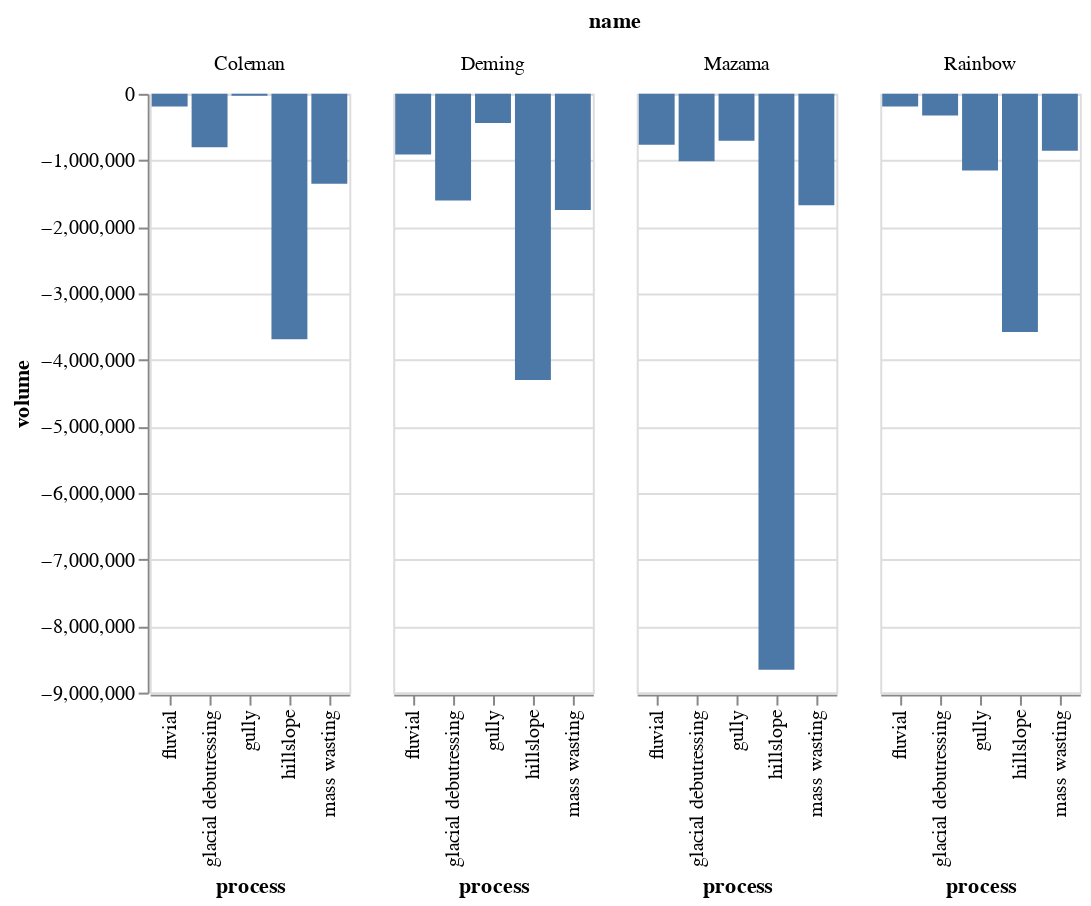

Source (notebook cell):
### Code cell
src = process_thresh_neg_dv_df_by_valley[process_thresh_neg_dv_df_by_valley.name.isin(['Mazama', 'Coleman', 'Rainbow', 'Deming'])]
alt.Chart(src.drop(columns='index')).transform_filter(alt.datum.bounding==True).mark_bar().encode(
    alt.X('process:O'),
    alt.Y("volume:Q"),
    alt.Facet("name:O")
)

### Figure 1 — Vega-Lite specification as saved in the notebook (floating-point values rounded to 4 significant figures)
{"config": {"view": {"continuousWidth": 400, "continuousHeight": 300}}, "data": {"name": "data-09656b823a80eea53f79238f59987784"}, "mark": "bar", "encoding": {"facet": {"field": "name", "type": "ordinal"}, "x": {"field": "process", "type": "ordinal"}, "y": {"field": "volume", "type": "quantitative"}}, "transform": [{"filter": "(datum.bounding === true)"}], "$schema": "https://vega.github.io/schema/vega-lite/v4.17.0.json", "datasets": {"data-09656b823a80eea53f79238f59987784": [{"dh": -7.6, "area": 95320.0, "volume": -724400.0, "process": "gully", "bounding": false, "name": "Rainbow", "n_pixels": 23830.0, "volumetric_uncertainty": 113700.0, "start_time": "1947-09-14T00:00:00", "end_time": "1977-09-27T00:00:00", "time_difference_years": 30, "Annual Mass Wasted": -24150.0, "Upper CI": -20360.0, "Lower CI": -27940.0, "Average Date": "1962-09-21T00:00:00"}, {"dh": -5.07, "area": 95320.0, "volume": -483300.0, "process": "gully", "bounding": false, "name": "Rainbow", "n_pixels": 23830.0, "volumetric_uncertainty": 7326.0, "start_time": "1977-09-27T00:00:00", "end_time": "2015-09-01T00:00:00", "time_difference_years": 38, "Annual Mass Wasted": -12720.0, "Upper CI": -12530.0, "Lower CI": -12910.0, "Average Date": "1996-09-14T00:00:00"}, {"dh": -11.48, "area": 100500.0, "volume": -1154000.0, "process": "gully", "bounding": true, "name": "Rainbow", "n_pixels": 25130.0, "volumetric_uncertainty": 59920.0, "start_time": "1947-09-14T00:00:00", "end_time": "2015-09-01T00:00:00", "time_difference_years": 68, "Annual Mass Wasted": -16970.0, "Upper CI": -16090.0, "Lower CI": -17850.0, "Average Date": "1981-09-07T00:00:00"}, {"dh": -20.98, "area": 37720.0, "volume": -791300.0, "process": "mass wasting", "bounding": false, "name": "Rainbow", "n_pixels": 9429.0, "volumetric_uncertainty": 47400.0, "start_time": "1947-09-14T00:00:00", "end_time": "1977-09-27T00:00:00", "time_difference_years": 30, "Annual Mass Wasted": -26380.0, "Upper CI": -24800.0, "Lower CI": -27960.0, "Average Date": "1962-09-21T00:00:00"}, {"dh": -1.391, "area": 37720.0, "volume": -52470.0, "process": "mass wasting", "bounding": false, "name": "Rainbow", "n_pixels": 9429.0, "volumetric_uncertainty": 4443.0, "start_time": "1977-09-27T00:00:00", "end_time": "2015-09-01T00:00:00", "time_difference_years": 38, "Annual Mass Wasted": -1381.0, "Upper CI": -1264.0, "Lower CI": -1498.0, "Average Date": "1996-09-14T00:00:00"}, {"dh": -20.16, "area": 42410.0, "volume": -855100.0, "process": "mass wasting", "bounding": true, "name": "Rainbow", "n_pixels": 10600.0, "volumetric_uncertainty": 30230.0, "start_time": "1947-09-14T00:00:00", "end_time": "2015-09-01T00:00:00", "time_difference_years": 68, "Annual Mass Wasted": -12570.0, "Upper CI": -12130.0, "Lower CI": -13020.0, "Average Date": "1981-09-07T00:00:00"}, {"dh": -15.65, "area": 20770.0, "volume": -325000.0, "process": "glacial debutressing", "bounding": true, "name": "Rainbow", "n_pixels": 5192.0, "volumetric_uncertainty": 18380.0, "start_time": "1947-09-14T00:00:00", "end_time": "2015-09-01T00:00:00", "time_difference_years": 68, "Annual Mass Wasted": -4780.0, "Upper CI": -4510.0, "Lower CI": -5050.0, "Average Date": "1981-09-07T00:00:00"}, {"dh": -3.838, "area": 541500.0, "volume": -2078000.0, "process": "hillslope", "bounding": false, "name": "Rainbow", "n_pixels": 135400.0, "volumetric_uncertainty": 626500.0, "start_time": "1947-09-14T00:00:00", "end_time": "1977-09-27T00:00:00", "time_difference_years": 30, "Annual Mass Wasted": -69270.0, "Upper CI": -48390.0, "Lower CI": -90150.0, "Average Date": "1962-09-21T00:00:00"}, {"dh": -1.618, "area": 541500.0, "volume": -876400.0, "process": "hillslope", "bounding": false, "name": "Rainbow", "n_pixels": 135400.0, "volumetric_uncertainty": 21710.0, "start_time": "1977-09-27T00:00:00", "end_time": "2015-09-01T00:00:00", "time_difference_years": 38, "Annual Mass Wasted": -23060.0, "Upper CI": -22490.0, "Lower CI": -23630.0, "Average Date": "1996-09-14T00:00:00"}, {"dh": -5.152, "area": 694500.0, "volume": -3579000.0, "process": "hillslope", "bounding": true, "name": "Rainbow", "n_pixels": 173600.0, "volumetric_uncertainty": 354100.0, "start_time": "1947-09-14T00:00:00", "end_time": "2015-09-01T00:00:00", "time_difference_years": 68, "Annual Mass Wasted": -52630.0, "Upper CI": -47420.0, "Lower CI": -57830.0, "Average Date": "1981-09-07T00:00:00"}, {"dh": -0.1449, "area": 128700.0, "volume": -18650.0, "process": "fluvial", "bounding": false, "name": "Rainbow", "n_pixels": 32180.0, "volumetric_uncertainty": 152100.0, "start_time": "1947-09-14T00:00:00", "end_time": "1977-09-27T00:00:00", "time_difference_years": 30, "Annual Mass Wasted": -621.8, "Upper CI": 4449.0, "Lower CI": -5692.0, "Average Date": "1962-09-21T00:00:00"}, {"dh": -1.252, "area": 128700.0, "volume": -161200.0, "process": "fluvial", "bounding": false, "name": "Rainbow", "n_pixels": 32180.0, "volumetric_uncertainty": 8686.0, "start_time": "1977-09-27T00:00:00", "end_time": "2015-09-01T00:00:00", "time_difference_years": 38, "Annual Mass Wasted": -4243.0, "Upper CI": -4014.0, "Lower CI": -4471.0, "Average Date": "1996-09-14T00:00:00"}, {"dh": -1.324, "area": 142800.0, "volume": -189000.0, "process": "fluvial", "bounding": true, "name": "Rainbow", "n_pixels": 35690.0, "volumetric_uncertainty": 81060.0, "start_time": "1947-09-14T00:00:00", "end_time": "2015-09-01T00:00:00", "time_difference_years": 68, "Annual Mass Wasted": -2780.0, "Upper CI": -1588.0, "Lower CI": -3972.0, "Average Date": "1981-09-07T00:00:00"}, {"dh": -13.59, "area": 23130.0, "volume": -314300.0, "process": "gully", "bounding": false, "name": "Deming", "n_pixels": 5783.0, "volumetric_uncertainty": 24800.0, "start_time": "1947-09-14T00:00:00", "end_time": "1979-10-06T00:00:00", "time_difference_years": 32, "Annual Mass Wasted": -9821.0, "Upper CI": -9046.0, "Lower CI": -10600.0, "Average Date": "1963-09-25T00:00:00"}, {"dh": -5.825, "area": 23130.0, "volume": -134700.0, "process": "gully", "bounding": false, "name": "Deming", "n_pixels": 5783.0, "volumetric_uncertainty": 2257.0, "start_time": "1979-10-06T00:00:00", "end_time": "2015-09-01T00:00:00", "time_difference_years": 36, "Annual Mass Wasted": -3743.0, "Upper CI": -3680.0, "Lower CI": -3806.0, "Average Date": "1997-09-18T00:00:00"}, {"dh": -19.03, "area": 23130.0, "volume": -440200.0, "process": "gully", "bounding": true, "name": "Deming", "n_pixels": 5783.0, "volumetric_uncertainty": 19740.0, "start_time": "1947-09-14T00:00:00", "end_time": "2015-09-01T00:00:00", "time_difference_years": 68, "Annual Mass Wasted": -6474.0, "Upper CI": -6184.0, "Lower CI": -6764.0, "Average Date": "1981-09-07T00:00:00"}, {"dh": -12.91, "area": 112500.0, "volume": -1452000.0, "process": "mass wasting", "bounding": false, "name": "Deming", "n_pixels": 28120.0, "volumetric_uncertainty": 91640.0, "start_time": "1947-09-14T00:00:00", "end_time": "1979-10-06T00:00:00", "time_difference_years": 32, "Annual Mass Wasted": -45360.0, "Upper CI": -42500.0, "Lower CI": -48230.0, "Average Date": "1963-09-25T00:00:00"}, {"dh": -4.715, "area": 112500.0, "volume": -530300.0, "process": "mass wasting", "bounding": false, "name": "Deming", "n_pixels": 28120.0, "volumetric_uncertainty": 7862.0, "start_time": "1979-10-06T00:00:00", "end_time": "2015-09-01T00:00:00", "time_difference_years": 36, "Annual Mass Wasted": -14730.0, "Upper CI": -14510.0, "Lower CI": -14950.0, "Average Date": "1997-09-18T00:00:00"}, {"dh": -15.5, "area": 112600.0, "volume": -1746000.0, "process": "mass wasting", "bounding": true, "name": "Deming", "n_pixels": 28150.0, "volumetric_uncertainty": 65980.0, "start_time": "1947-09-14T00:00:00", "end_time": "2015-09-01T00:00:00", "time_difference_years": 68, "Annual Mass Wasted": -25670.0, "Upper CI": -24700.0, "Lower CI": -26640.0, "Average Date": "1981-09-07T00:00:00"}, {"dh": -8.856, "area": 14460.0, "volume": -128000.0, "process": "glacial debutressing", "bounding": false, "name": "Deming", "n_pixels": 3614.0, "volumetric_uncertainty": 17800.0, "start_time": "1947-09-14T00:00:00", "end_time": "1979-10-06T00:00:00", "time_difference_years": 32, "Annual Mass Wasted": -4001.0, "Upper CI": -3445.0, "Lower CI": -4557.0, "Average Date": "1963-09-25T00:00:00"}, {"dh": -9.921, "area": 14460.0, "volume": -143400.0, "process": "glacial debutressing", "bounding": false, "name": "Deming", "n_pixels": 3614.0, "volumetric_uncertainty": 1650.0, "start_time": "1979-10-06T00:00:00", "end_time": "2015-09-01T00:00:00", "time_difference_years": 36, "Annual Mass Wasted": -3984.0, "Upper CI": -3938.0, "Lower CI": -4030.0, "Average Date": "1997-09-18T00:00:00"}, {"dh": -17.94, "area": 89290.0, "volume": -1602000.0, "process": "glacial debutressing", "bounding": true, "name": "Deming", "n_pixels": 22320.0, "volumetric_uncertainty": 54270.0, "start_time": "1947-09-14T00:00:00", "end_time": "2015-09-01T00:00:00", "time_difference_years": 68, "Annual Mass Wasted": -23560.0, "Upper CI": -22760.0, "Lower CI": -24360.0, "Average Date": "1981-09-07T00:00:00"}, {"dh": -8.34, "area": 326300.0, "volume": -2722000.0, "process": "hillslope", "bounding": false, "name": "Deming", "n_pixels": 81580.0, "volumetric_uncertainty": 248800.0, "start_time": "1947-09-14T00:00:00", "end_time": "1979-10-06T00:00:00", "time_difference_years": 32, "Annual Mass Wasted": -85050.0, "Upper CI": -77280.0, "Lower CI": -92830.0, "Average Date": "1963-09-25T00:00:00"}, {"dh": -3.245, "area": 326300.0, "volume": -1059000.0, "process": "hillslope", "bounding": false, "name": "Deming", "n_pixels": 81580.0, "volumetric_uncertainty": 20890.0, "start_time": "1979-10-06T00:00:00", "end_time": "2015-09-01T00:00:00", "time_difference_years": 36, "Annual Mass Wasted": -29410.0, "Upper CI": -28830.0, "Lower CI": -29990.0, "Average Date": "1997-09-18T00:00:00"}, {"dh": -10.56, "area": 407100.0, "volume": -4300000.0, "process": "hillslope", "bounding": true, "name": "Deming", "n_pixels": 101800.0, "volumetric_uncertainty": 212100.0, "start_time": "1947-09-14T00:00:00", "end_time": "2015-09-01T00:00:00", "time_difference_years": 68, "Annual Mass Wasted": -63240.0, "Upper CI": -60120.0, "Lower CI": -66360.0, "Average Date": "1981-09-07T00:00:00"}, {"dh": -5.64, "area": 90280.0, "volume": -509200.0, "process": "fluvial", "bounding": false, "name": "Deming", "n_pixels": 22570.0, "volumetric_uncertainty": 75240.0, "start_time": "1947-09-14T00:00:00", "end_time": "1979-10-06T00:00:00", "time_difference_years": 32, "Annual Mass Wasted": -15910.0, "Upper CI": -13560.0, "Lower CI": -18260.0, "Average Date": "1963-09-25T00:00:00"}, {"dh": -2.871, "area": 90280.0, "volume": -259200.0, "process": "fluvial", "bounding": false, "name": "Deming", "n_pixels": 22570.0, "volumetric_uncertainty": 6498.0, "start_time": "1979-10-06T00:00:00", "end_time": "2015-09-01T00:00:00", "time_difference_years": 36, "Annual Mass Wasted": -7199.0, "Upper CI": -7019.0, "Lower CI": -7380.0, "Average Date": "1997-09-18T00:00:00"}, {"dh": -8.9, "area": 102500.0, "volume": -912100.0, "process": "fluvial", "bounding": true, "name": "Deming", "n_pixels": 25620.0, "volumetric_uncertainty": 60900.0, "start_time": "1947-09-14T00:00:00", "end_time": "2015-09-01T00:00:00", "time_difference_years": 68, "Annual Mass Wasted": -13410.0, "Upper CI": -12520.0, "Lower CI": -14310.0, "Average Date": "1981-09-07T00:00:00"}, {"dh": -13.3, "area": 1944.0, "volume": -25860.0, "process": "gully", "bounding": false, "name": "Coleman", "n_pixels": 486.0, "volumetric_uncertainty": 5432.0, "start_time": "1947-09-14T00:00:00", "end_time": "1979-10-06T00:00:00", "time_difference_years": 32, "Annual Mass Wasted": -808.1, "Upper CI": -638.4, "Lower CI": -977.9, "Average Date": "1963-09-25T00:00:00"}, {"dh": -0.7326, "area": 1944.0, "volume": -1424.0, "process": "gully", "bounding": false, "name": "Coleman", "n_pixels": 486.0, "volumetric_uncertainty": 525.8, "start_time": "1979-10-06T00:00:00", "end_time": "2015-09-01T00:00:00", "time_difference_years": 36, "Annual Mass Wasted": -39.56, "Upper CI": -24.95, "Lower CI": -54.17, "Average Date": "1997-09-18T00:00:00"}, {"dh": -14.37, "area": 1944.0, "volume": -27940.0, "process": "gully", "bounding": true, "name": "Coleman", "n_pixels": 486.0, "volumetric_uncertainty": 4765.0, "start_time": "1947-09-14T00:00:00", "end_time": "2015-09-01T00:00:00", "time_difference_years": 68, "Annual Mass Wasted": -410.9, "Upper CI": -340.8, "Lower CI": -480.9, "Average Date": "1981-09-07T00:00:00"}, {"dh": -11.64, "area": 74930.0, "volume": -871900.0, "process": "mass wasting", "bounding": false, "name": "Coleman", "n_pixels": 18730.0, "volumetric_uncertainty": 63880.0, "start_time": "1947-09-14T00:00:00", "end_time": "1979-10-06T00:00:00", "time_difference_years": 32, "Annual Mass Wasted": -27250.0, "Upper CI": -25250.0, "Lower CI": -29240.0, "Average Date": "1963-09-25T00:00:00"}, {"dh": -6.69, "area": 74930.0, "volume": -501300.0, "process": "mass wasting", "bounding": false, "name": "Coleman", "n_pixels": 18730.0, "volumetric_uncertainty": 5551.0, "start_time": "1979-10-06T00:00:00", "end_time": "2015-09-01T00:00:00", "time_difference_years": 36, "Annual Mass Wasted": -13930.0, "Upper CI": -13770.0, "Lower CI": -14080.0, "Average Date": "1997-09-18T00:00:00"}, {"dh": -18.05, "area": 74930.0, "volume": -1353000.0, "process": "mass wasting", "bounding": true, "name": "Coleman", "n_pixels": 18730.0, "volumetric_uncertainty": 47000.0, "start_time": "1947-09-14T00:00:00", "end_time": "2015-09-01T00:00:00", "time_difference_years": 68, "Annual Mass Wasted": -19890.0, "Upper CI": -19200.0, "Lower CI": -20580.0, "Average Date": "1981-09-07T00:00:00"}, {"dh": -1.687, "area": 244.0, "volume": -411.7, "process": "glacial debutressing", "bounding": false, "name": "Coleman", "n_pixels": 61.0, "volumetric_uncertainty": 1866.0, "start_time": "1947-09-14T00:00:00", "end_time": "1979-10-06T00:00:00", "time_difference_years": 32, "Annual Mass Wasted": -12.87, "Upper CI": 45.44, "Lower CI": -71.17, "Average Date": "1963-09-25T00:00:00"}, {"dh": -5.033, "area": 244.0, "volume": -1228.0, "process": "glacial debutressing", "bounding": false, "name": "Coleman", "n_pixels": 61.0, "volumetric_uncertainty": 182.1, "start_time": "1979-10-06T00:00:00", "end_time": "2015-09-01T00:00:00", "time_difference_years": 36, "Annual Mass Wasted": -34.11, "Upper CI": -29.05, "Lower CI": -39.17, "Average Date": "1997-09-18T00:00:00"}, {"dh": -20.61, "area": 38980.0, "volume": -803500.0, "process": "glacial debutressing", "bounding": true, "name": "Coleman", "n_pixels": 9744.0, "volumetric_uncertainty": 28410.0, "start_time": "1947-09-14T00:00:00", "end_time": "2015-09-01T00:00:00", "time_difference_years": 68, "Annual Mass Wasted": -11820.0, "Upper CI": -11400.0, "Lower CI": -12230.0, "Average Date": "1981-09-07T00:00:00"}, {"dh": -6.507, "area": 259700.0, "volume": -1690000.0, "process": "hillslope", "bounding": false, "name": "Coleman", "n_pixels": 64940.0, "volumetric_uncertainty": 199900.0, "start_time": "1947-09-14T00:00:00", "end_time": "1979-10-06T00:00:00", "time_difference_years": 32, "Annual Mass Wasted": -52820.0, "Upper CI": -46570.0, "Lower CI": -59070.0, "Average Date": "1963-09-25T00:00:00"}, {"dh": -3.053, "area": 261700.0, "volume": -799000.0, "process": "hillslope", "bounding": false, "name": "Coleman", "n_pixels": 65430.0, "volumetric_uncertainty": 16960.0, "start_time": "1979-10-06T00:00:00", "end_time": "2015-09-01T00:00:00", "time_difference_years": 36, "Annual Mass Wasted": -22200.0, "Upper CI": -21720.0, "Lower CI": -22670.0, "Average Date": "1997-09-18T00:00:00"}, {"dh": -6.351, "area": 580800.0, "volume": -3688000.0, "process": "hillslope", "bounding": true, "name": "Coleman", "n_pixels": 145200.0, "volumetric_uncertainty": 297900.0, "start_time": "1947-09-14T00:00:00", "end_time": "2015-09-01T00:00:00", "time_difference_years": 68, "Annual Mass Wasted": -54240.0, "Upper CI": -49860.0, "Lower CI": -58620.0, "Average Date": "1981-09-07T00:00:00"}, {"dh": -3.786, "area": 23240.0, "volume": -87990.0, "process": "fluvial", "bounding": false, "name": "Coleman", "n_pixels": 5811.0, "volumetric_uncertainty": 24890.0, "start_time": "1947-09-14T00:00:00", "end_time": "1979-10-06T00:00:00", "time_difference_years": 32, "Annual Mass Wasted": -2750.0, "Upper CI": -1972.0, "Lower CI": -3527.0, "Average Date": "1963-09-25T00:00:00"}, {"dh": -1.311, "area": 23420.0, "volume": -30700.0, "process": "fluvial", "bounding": false, "name": "Coleman", "n_pixels": 5855.0, "volumetric_uncertainty": 2277.0, "start_time": "1979-10-06T00:00:00", "end_time": "2015-09-01T00:00:00", "time_difference_years": 36, "Annual Mass Wasted": -852.7, "Upper CI": -789.4, "Lower CI": -915.9, "Average Date": "1997-09-18T00:00:00"}, {"dh": -3.335, "area": 56720.0, "volume": -189100.0, "process": "fluvial", "bounding": true, "name": "Coleman", "n_pixels": 14180.0, "volumetric_uncertainty": 37680.0, "start_time": "1947-09-14T00:00:00", "end_time": "2015-09-01T00:00:00", "time_difference_years": 68, "Annual Mass Wasted": -2781.0, "Upper CI": -2227.0, "Lower CI": -3336.0, "Average Date": "1981-09-07T00:00:00"}, {"dh": -5.955, "area": 67660.0, "volume": -403000.0, "process": "gully", "bounding": false, "name": "Mazama", "n_pixels": 16920.0, "volumetric_uncertainty": 58480.0, "start_time": "1947-09-14T00:00:00", "end_time": "1979-10-06T00:00:00", "time_difference_years": 32, "Annual Mass Wasted": -12590.0, "Upper CI": -10770.0, "Lower CI": -14420.0, "Average Date": "1963-09-25T00:00:00"}, {"dh": -4.133, "area": 67660.0, "volume": -279700.0, "process": "gully", "bounding": false, "name": "Mazama", "n_pixels": 16920.0, "volumetric_uncertainty": 5100.0, "start_time": "1979-10-06T00:00:00", "end_time": "2015-09-01T00:00:00", "time_difference_years": 36, "Annual Mass Wasted": -7768.0, "Upper CI": -7627.0, "Lower CI": -7910.0, "Average Date": "1997-09-18T00:00:00"}, {"dh": -10.28, "area": 68480.0, "volume": -704100.0, "process": "gully", "bounding": true, "name": "Mazama", "n_pixels": 17120.0, "volumetric_uncertainty": 43720.0, "start_time": "1947-09-14T00:00:00", "end_time": "2015-09-01T00:00:00", "time_difference_years": 68, "Annual Mass Wasted": -10350.0, "Upper CI": -9712.0, "Lower CI": -11000.0, "Average Date": "1981-09-07T00:00:00"}, {"dh": -11.94, "area": 107700.0, "volume": -1286000.0, "process": "mass wasting", "bounding": false, "name": "Mazama", "n_pixels": 26930.0, "volumetric_uncertainty": 88130.0, "start_time": "1947-09-14T00:00:00", "end_time": "1979-10-06T00:00:00", "time_difference_years": 32, "Annual Mass Wasted": -40190.0, "Upper CI": -37430.0, "Lower CI": -42940.0, "Average Date": "1963-09-25T00:00:00"}, {"dh": -4.358, "area": 110600.0, "volume": -482000.0, "process": "mass wasting", "bounding": false, "name": "Mazama", "n_pixels": 27650.0, "volumetric_uncertainty": 7746.0, "start_time": "1979-10-06T00:00:00", "end_time": "2015-09-01T00:00:00", "time_difference_years": 36, "Annual Mass Wasted": -13390.0, "Upper CI": -13170.0, "Lower CI": -13600.0, "Average Date": "1997-09-18T00:00:00"}, {"dh": -15.55, "area": 107700.0, "volume": -1675000.0, "process": "mass wasting", "bounding": true, "name": "Mazama", "n_pixels": 26930.0, "volumetric_uncertainty": 63530.0, "start_time": "1947-09-14T00:00:00", "end_time": "2015-09-01T00:00:00", "time_difference_years": 68, "Annual Mass Wasted": -24630.0, "Upper CI": -23700.0, "Lower CI": -25570.0, "Average Date": "1981-09-07T00:00:00"}, {"dh": -16.1, "area": 30760.0, "volume": -495100.0, "process": "glacial debutressing", "bounding": false, "name": "Mazama", "n_pixels": 7689.0, "volumetric_uncertainty": 30720.0, "start_time": "1947-09-14T00:00:00", "end_time": "1979-10-06T00:00:00", "time_difference_years": 32, "Annual Mass Wasted": -15470.0, "Upper CI": -14510.0, "Lower CI": -16430.0, "Average Date": "1963-09-25T00:00:00"}, {"dh": -3.084, "area": 35600.0, "volume": -109800.0, "process": "glacial debutressing", "bounding": false, "name": "Mazama", "n_pixels": 8901.0, "volumetric_uncertainty": 3079.0, "start_time": "1979-10-06T00:00:00", "end_time": "2015-09-01T00:00:00", "time_difference_years": 36, "Annual Mass Wasted": -3050.0, "Upper CI": -2964.0, "Lower CI": -3135.0, "Average Date": "1997-09-18T00:00:00"}, {"dh": -18.32, "area": 55300.0, "volume": -1013000.0, "process": "glacial debutressing", "bounding": true, "name": "Mazama", "n_pixels": 13830.0, "volumetric_uncertainty": 36950.0, "start_time": "1947-09-14T00:00:00", "end_time": "2015-09-01T00:00:00", "time_difference_years": 68, "Annual Mass Wasted": -14900.0, "Upper CI": -14350.0, "Lower CI": -15440.0, "Average Date": "1981-09-07T00:00:00"}, {"dh": -8.364, "area": 800200.0, "volume": -6693000.0, "process": "hillslope", "bounding": false, "name": "Mazama", "n_pixels": 200100.0, "volumetric_uncertainty": 596600.0, "start_time": "1947-09-14T00:00:00", "end_time": "1979-10-06T00:00:00", "time_difference_years": 32, "Annual Mass Wasted": -209200.0, "Upper CI": -190500.0, "Lower CI": -227800.0, "Average Date": "1963-09-25T00:00:00"}, {"dh": -2.149, "area": 840000.0, "volume": -1806000.0, "process": "hillslope", "bounding": false, "name": "Mazama", "n_pixels": 210000.0, "volumetric_uncertainty": 52090.0, "start_time": "1979-10-06T00:00:00", "end_time": "2015-09-01T00:00:00", "time_difference_years": 36, "Annual Mass Wasted": -50160.0, "Upper CI": -48710.0, "Lower CI": -51600.0, "Average Date": "1997-09-18T00:00:00"}, {"dh": -10.04, "area": 862500.0, "volume": -8656000.0, "process": "hillslope", "bounding": true, "name": "Mazama", "n_pixels": 215600.0, "volumetric_uncertainty": 437100.0, "start_time": "1947-09-14T00:00:00", "end_time": "2015-09-01T00:00:00", "time_difference_years": 68, "Annual Mass Wasted": -127300.0, "Upper CI": -120900.0, "Lower CI": -133700.0, "Average Date": "1981-09-07T00:00:00"}, {"dh": -7.364, "area": 83350.0, "volume": -613800.0, "process": "fluvial", "bounding": false, "name": "Mazama", "n_pixels": 20840.0, "volumetric_uncertainty": 70120.0, "start_time": "1947-09-14T00:00:00", "end_time": "1979-10-06T00:00:00", "time_difference_years": 32, "Annual Mass Wasted": -19180.0, "Upper CI": -16990.0, "Lower CI": -21370.0, "Average Date": "1963-09-25T00:00:00"}, {"dh": -2.062, "area": 101300.0, "volume": -208800.0, "process": "fluvial", "bounding": false, "name": "Mazama", "n_pixels": 25320.0, "volumetric_uncertainty": 7173.0, "start_time": "1979-10-06T00:00:00", "end_time": "2015-09-01T00:00:00", "time_difference_years": 36, "Annual Mass Wasted": -5800.0, "Upper CI": -5601.0, "Lower CI": -5999.0, "Average Date": "1997-09-18T00:00:00"}, {"dh": -9.192, "area": 83350.0, "volume": -766100.0, "process": "fluvial", "bounding": true, "name": "Mazama", "n_pixels": 20840.0, "volumetric_uncertainty": 51260.0, "start_time": "1947-09-14T00:00:00", "end_time": "2015-09-01T00:00:00", "time_difference_years": 68, "Annual Mass Wasted": -11270.0, "Upper CI": -10510.0, "Lower CI": -12020.0, "Average Date": "1981-09-07T00:00:00"}]}}
